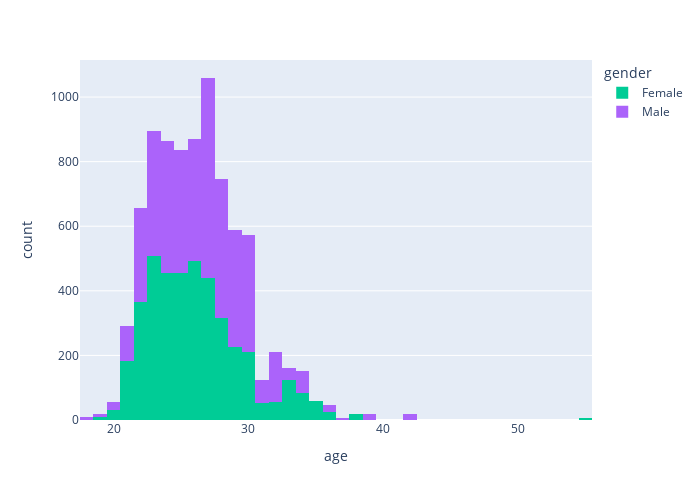

The notebook cell saved with this chart:
### Code cell
# Let's see this age distribution by gender :

import plotly.express as px

# Define the reversed color palettes for each gender

color_palette0 = px.colors.sequential.Blues[::-1]
color_palette1 = px.colors.sequential.Reds[::-1]


# Select specific colors for 'women' and 'men' from the palettes
color_discrete_map = {
    'women': color_palette0,  # Darkest red from the reversed palette
    'men': color_palette1   # Darkest blue from the reversed palette
}

# Create the histogram with the custom colors
fig = px.histogram(
    dataset,
    x='age',
    color='gender',
    width=700,
    height=500,
    color_discrete_map=color_discrete_map
)

fig.show()

### Figure 1 — Plotly figure (JSON) as saved in the notebook; plotly's stock layout.template omitted (floating-point values rounded to 4 significant figures; data arrays with more than 128 entries replaced by an {"elided": "..."} marker saying what was removed)
{"data": [{"alignmentgroup": "True", "bingroup": "x", "hovertemplate": "gender=Female<br>age=%{x}<br>count=%{y}<extra></extra>", "legendgroup": "Female", "marker": {"color": "#00cc96", "pattern": {"shape": ""}}, "name": "Female", "offsetgroup": "Female", "orientation": "v", "showlegend": true, "type": "histogram", "x": {"elided": "4184 int values"}, "xaxis": "x", "yaxis": "y"}, {"alignmentgroup": "True", "bingroup": "x", "hovertemplate": "gender=Male<br>age=%{x}<br>count=%{y}<extra></extra>", "legendgroup": "Male", "marker": {"color": "#ab63fa", "pattern": {"shape": ""}}, "name": "Male", "offsetgroup": "Male", "orientation": "v", "showlegend": true, "type": "histogram", "x": {"elided": "4194 int values"}, "xaxis": "x", "yaxis": "y"}], "layout": {"barmode": "relative", "height": 500, "legend": {"title": {"text": "gender"}, "tracegroupgap": 0}, "margin": {"t": 60}, "width": 700, "xaxis": {"anchor": "y", "domain": [0, 1], "title": {"text": "age"}}, "yaxis": {"anchor": "x", "domain": [0, 1], "title": {"text": "count"}}}}
